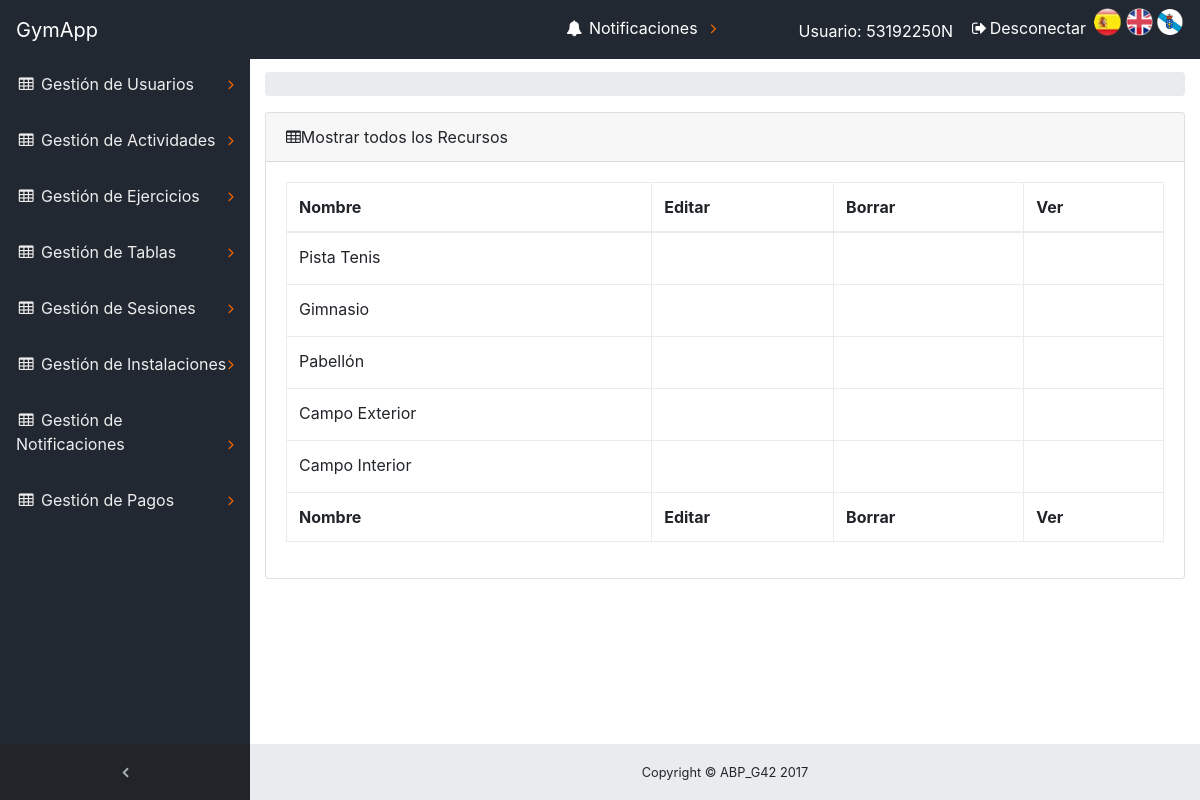
Screenshot of /ABP/index.php?controller=Recurso&action=recursoListar (signed in) with the database file from the repository.
### tables this page shows
CREATE TABLE `recursos` (
  `idRecurso` int(3) NOT NULL,
  `nombreRecurso` varchar(20) NOT NULL,
  `observaciones` text NOT NULL
);

### ABP/core/ViewManager.php (called while the page is built, shortened)
<?php
class ViewManager {
	private $variables = array();
	public function setVariable($varname, $value, $flash=false) {
		$this->variables[$varname] = $value;
	}
	public function getVariable($varname, $default=NULL) {
		if (!isset($this->variables[$varname])) {
			return $default;
		}
		return $this->variables[$varname];
	}
	public function render($controller, $viewname) {
		include(__DIR__ . "/../view/$controller/$viewname.php");
	}
	private static $viewmanager_singleton = NULL;
	public static function getInstance() {
		if (self::$viewmanager_singleton == null) {
			self::$viewmanager_singleton = new ViewManager();
		}
		return self::$viewmanager_singleton;
	}
}

### ABP/controller/RecursoController.php (called while the page is built, shortened)
<?php
require_once(__DIR__."/../core/ViewManager.php");
require_once(__DIR__ . "/../model/Recurso.php");
require_once(__DIR__ . "/../model/RecursoMapper.php");
class RecursoController extends BaseController{
    public function __construct() {
        $this->recursoMapper = new RecursoMapper();
    }
    public function recursoListar() {
        $recursos = $this->recursoMapper->listar();
        $this->view->setVariable("recurso",$recursos);
        $this->view->render("recurso","recursoSHOWALL");
    }
    }
?>

### ABP/index.php (called while the page is built, shortened)
<?php
function run() {
	try {
		$controller = loadController($_GET["controller"]);
		$actionName = $_GET["action"];
		$controller->$actionName();
	} catch(Exception $ex) {
		die("An exception occured!!!!!".$ex->getMessage());
	}
}
function loadController($controllerName) {
	return new $controllerClassName();
}
run();
?>

### ABP/view/messages/messages_es.php (called while the page is built)
<?php
    $i18n_messages = array(
    	'Nombre'=> 'Nombre',
    	'Asunto' => 'Asunto',
    	'contenido' => 'contenido',
    	'nombre' => 'nombre',
    	'El atributo '=>'El atributo ',
    	' no puede ser vacío' => ' no puede ser vacío',
    	'Longitud incorrecta. El atributo ' => 'Longitud incorrecta. El atributo ',
    	' debe tener una longitud máxima de '=>' debe tener una longitud máxima de ',
    	' y tiene '=>' y tiene ',
    	'El atributo no sigue el formato correcto. Pruebe example@example.com' => 'El atributo no sigue el formato correcto. Pruebe example@example.com',
    	' contiene caracteres no alfabéticos'=>' contiene caracteres no alfabéticos',
    	' no esta comprendido en ['=>' no esta comprendido en [',
    	' no puede tener mas de ' => ' no puede tener mas de ',
    	'decimales'=>'decimales',
    	' no tiene 8 números seguidos de una letra: FORMATO INCORRECTO!!!'=>' no tiene 8 números seguidos de una letra: FORMATO INCORRECTO!!!',
    	'La letra del DNI no es correcta'=>'La letra del DNI no es correcta',
    	' no tiene un formato válido de telefeno.'=>' no tiene un formato válido de telefeno.',
    	' debe estar compuesto únicamente por digitos.'=>' debe estar compuesto únicamente por digitos.',
        'precio' => 'precio',
        ': activar para ordenar columna ascendentemente'=>': activar para ordenar columna ascendentemente',
        ': activar para ordenar columna descendentemente'=>': activar para ordenar columna descendentemente',
        'Primero' => 'Primero',
        'Último'=>'Último',
        'Siguiente'=>'Siguiente',
        'Anterior'=>'Anterior',
        'Tabla sin datos'=>'Tabla sin datos',
        'Mostrando _START_ a _END_ de _TOTAL_ elementos'=>'Mostrando _START_ a _END_ de _TOTAL_ elementos',
        'Mostrando 0 a 0 de 0 elementos'=>'Mostrando 0 a 0 de 0 elementos',
        '(filtrados de _MAX_ elementos totales)'=>'(filtrados de _MAX_ elementos totales)',
        'Mostrar _MENU_ elementos'=>'Mostrar _MENU_ elementos',
        'Cargando...'=>'Cargando...',
        'Procesando...'=>'Procesando...',
        'Buscar:'=>'Buscar:',
        'No se encontró nada'=>'No se encontró nada',
        'dni' => 'dni',
        'contraseña' => 'contraseña'
    );
?>

### ABP/core/I18n.php (called while the page is built, shortened)
<?php
class I18n {
	private $messages;
	public function setLanguage($language) {
		$this->messages = $i18n_messages;
	}
	public function i18n($key) {
		if (isset($this->messages[$key])){
			return $this->messages[$key];
		}else{
			return $key;
		}
	}
	private static $i18n_singleton = null;
	public static function getInstance() {
		if (self::$i18n_singleton == NULL) {
			self::$i18n_singleton = new I18n();
		}
		return self::$i18n_singleton;
	}
}
function i18n($key) {
	return I18n::getInstance()->i18n($key);
}

### ABP/model/Recurso.php (called while the page is built, shortened)
<?php
class Recurso
{
        private $idRecurso;
        private $nombreRecurso;
        function __construct($idRecurso=NULL,$nombreRecurso=NULL,$observaciones=NULL){
            $this->idRecurso = $idRecurso;
            $this->nombreRecurso = $nombreRecurso;
        }
    public function getIdRecurso() {
        return $this->idRecurso;
    }
    public function getNombreRecurso() {
        return $this->nombreRecurso;
    }
}
?>

### ABP/model/RecursoMapper.php (called while the page is built, shortened)
<?php
require_once(__DIR__."/../core/Access_DB.php");
require_once(__DIR__."/Recurso.php");
class RecursoMapper{
    protected $db;
    public function __construct() {
        $this->db = PDOConnection::getInstance();
    }
    public function listar(){
            $stmt = $this->db->query("SELECT * from recursos");
            $recursos_db = $stmt->fetchAll(PDO::FETCH_ASSOC);
            $recursos = array();
            foreach ($recursos_db as $recurso) {
                array_push($recursos, new Recurso($recurso['idRecurso'],$recurso['nombreRecurso'],$recurso['observaciones']));
            }
        return $recursos;
        }
}
?>

### ABP/core/Access_DB.php (called while the page is built, shortened)
<?php
class PDOConnection {
	private static $db_singleton = null;
	public static function getInstance() {
		if (self::$db_singleton == null) {
			self::$db_singleton = new PDO(
			"mysql:host=".HOST.";dbname=".DB.";charset=utf8",
			USER,
			PASS,
			array(
				PDO::ATTR_EMULATE_PREPARES => false,
				PDO::ATTR_ERRMODE => PDO::ERRMODE_EXCEPTION)
			);
		}
		return self::$db_singleton;
	}
}
?>

### ABP/View/recurso/recursoSHOWALL.php (the view, shortened to what this page needs)
<?php
require_once(__DIR__."/../../core/ViewManager.php");
$view = ViewManager::getInstance();
$recursos = $view->getVariable("recurso");
?>
<div class="content-wrapper">
    <div class="container-fluid">
        <ol class="breadcrumb">
        </ol>
            <div class="card mb-3">
            <div class="card-header">
                <i class="fa fa-table"></i><?= i18n("Mostrar todos los Recursos") ?>
            </div>
            <div class="card-body">
                <div class="table-responsive">
                    <table class="table table-bordered" id="dataTable" width="100%" cellspacing="0" >
                        <thead>
                            <tr>
                            <th><?= i18n("Nombre") ?></th>
                            <th><?= i18n("Editar") ?></th>
                            <th><?= i18n("Borrar") ?></th>
                            <th><?= i18n("Ver") ?></th>
                        </tr>
                        </thead>
                            <tfoot>
                            <tr>
                            <th><?= i18n("Nombre") ?></th>
                            <th><?= i18n("Editar") ?></th>
                            <th><?= i18n("Borrar") ?></th>
                            <th><?= i18n("Ver") ?></th>
                            </tr>
                            </tfoot>
            <tbody>
<?php
                foreach($recursos as $recurso){
?>
                    <tr>
                        <td><?php echo $recurso->getNombreRecurso(); ?></td>
                        <td>
                        <a href='./index.php?controller=Recurso&amp;action=recursoEDIT&amp;idRecurso=<?php echo $recurso->getIdRecurso();?>'><span id="icon-editar" class="icon-pencil22"></span>
                            </a>
                        </td>
                        <td>
                         <a href='./index.php?controller=Recurso&amp;action=recursoDELETE&amp;idRecurso=<?php echo $recurso->getIdRecurso();?>'><span id="icon-eliminar" class=" icon-bin"></span>
                            </a>
                        </td>
                        <td>
                        <a href='./index.php?controller=Recurso&amp;action=recursoView&amp;idRecurso=<?php echo $recurso->getIdRecurso();?>'><span id="icon-ver" class="icon-eye-plus"></span>
                        </a>
                        </td>
                    </tr>
<?php
                }
?>
            </tbody>
                        </table>
                        </div>
                    </div>
            </div>
    </div>
</div>

### ABP/view/css/sb-admin.css (style rules this page uses)
html { position: relative; min-height: 100%; }
body { overflow-x: hidden; }
body.sticky-footer { margin-bottom: 56px; }
body.sticky-footer .content-wrapper { min-height: calc(100vh - 56px - 56px); }
body.fixed-nav { padding-top: 56px; }
.content-wrapper { min-height: calc(100vh - 56px); padding-top: 1rem; }
.content-wrapper { overflow-x: hidden; background: white; }
@media (min-width: 992px) { .content-wrapper { margin-left: 250px; } }

### rows the page displays
recursos: nombreRecurso "Pista Tenis"
recursos: nombreRecurso "Gimnasio"
recursos: nombreRecurso "Pabellón"
recursos: nombreRecurso "Campo Exterior"
recursos: nombreRecurso "Campo Interior"

### other values shown
i18n("GymApp") "GymApp"
i18n("Gestión de Usuarios") "Gestión de Usuarios"
i18n("Gestión de Actividades") "Gestión de Actividades"
i18n("Gestión de Ejercicios") "Gestión de Ejercicios"
i18n("Gestión de Tablas") "Gestión de Tablas"
i18n("Gestión de Sesiones") "Gestión de Sesiones"
i18n("Gestión de Instalaciones") "Gestión de Instalaciones"
i18n("Gestión de Notificaciones") "Gestión de Notificaciones"
i18n("Gestión de Pagos") "Gestión de Pagos"
i18n("Notificaciones") "Notificaciones"
i18n("Usuario") "Usuario"
$_SESSION['currentuser'] "53192250N"
i18n("Desconectar") "Desconectar"
i18n("Mostrar todos los Recursos") "Mostrar todos los Recursos"
i18n("Nombre") "Nombre"
